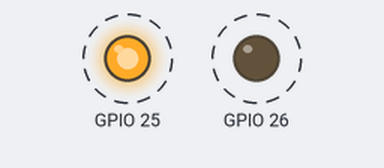
Simulated run of this sketch. Board: ESP32. Shown: output pins drawn as LEDs (lit = HIGH). Dashed ring = blinking.

Above: at 0.2 s.
Timing chart, 0 to 4.6 s (numbered marks = the images above):
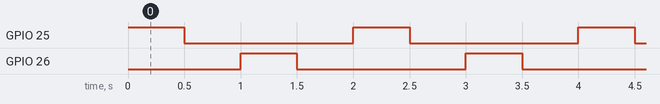

Measured:
- by itself, GPIO 25, GPIO 26: alternates HIGH for 0.50 s and LOW for 1.5 s
- by itself, everything shown: repeats every 2.0 s, in 4 steps

The sketch:

LEDs.ino
```cpp
void setup() {
  // put your setup code here, to run once:
//pinMode(22, INPUT_PULLUP);
pinMode(25, OUTPUT);
pinMode(26, OUTPUT);
}

void loop() {
//  if (digitalRead(22)){
  digitalWrite(25, HIGH);
  delay(500);
  digitalWrite(25, LOW);
  delay(500);
//  }
 // else{
  digitalWrite(26, HIGH);
  delay(500);
  digitalWrite(26, LOW);
  delay(500);
 // }
  // put your main code here, to run repeatedly:
}
```
